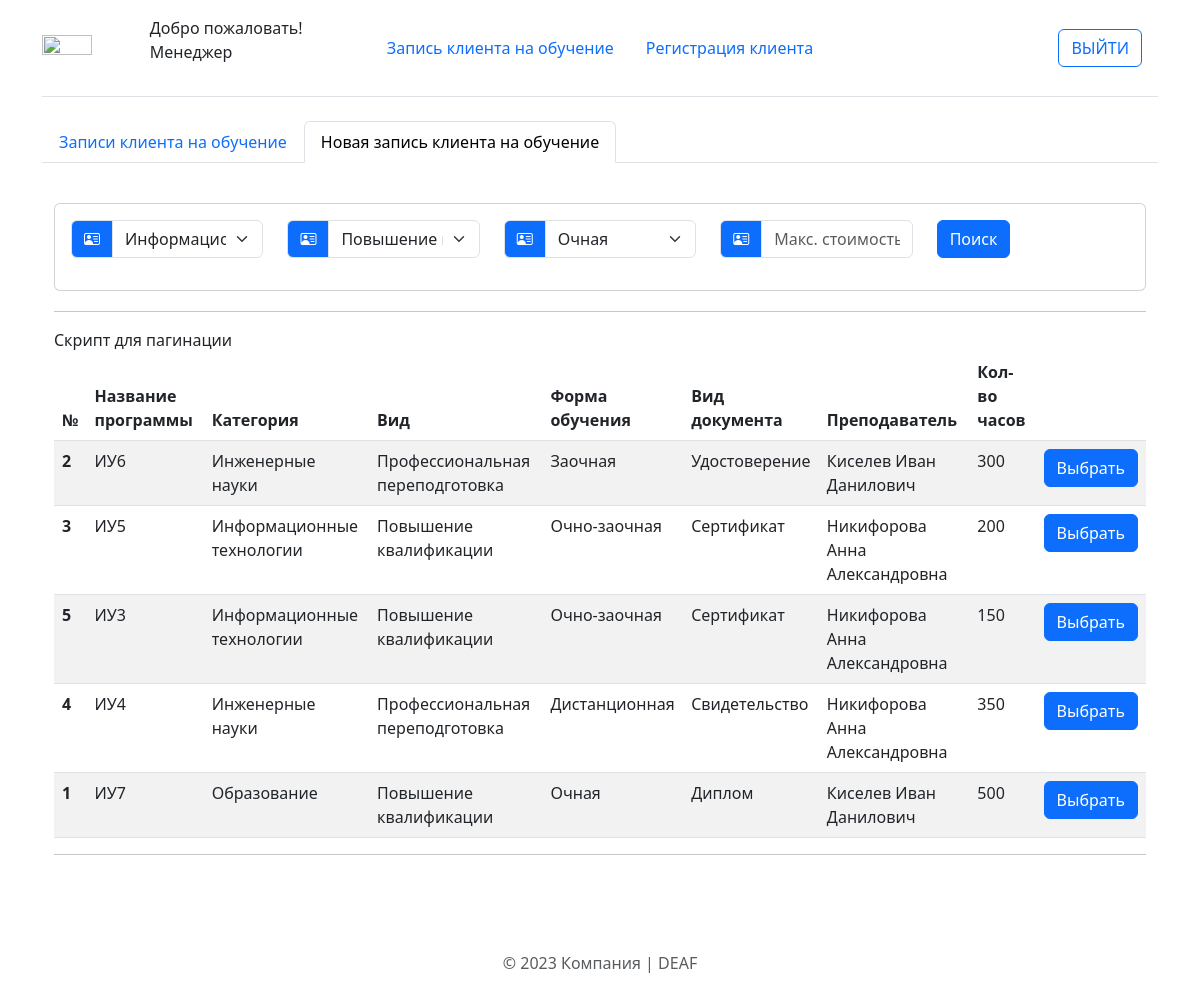
Page /index.php/manager/browse_add_record on the earlier database version.
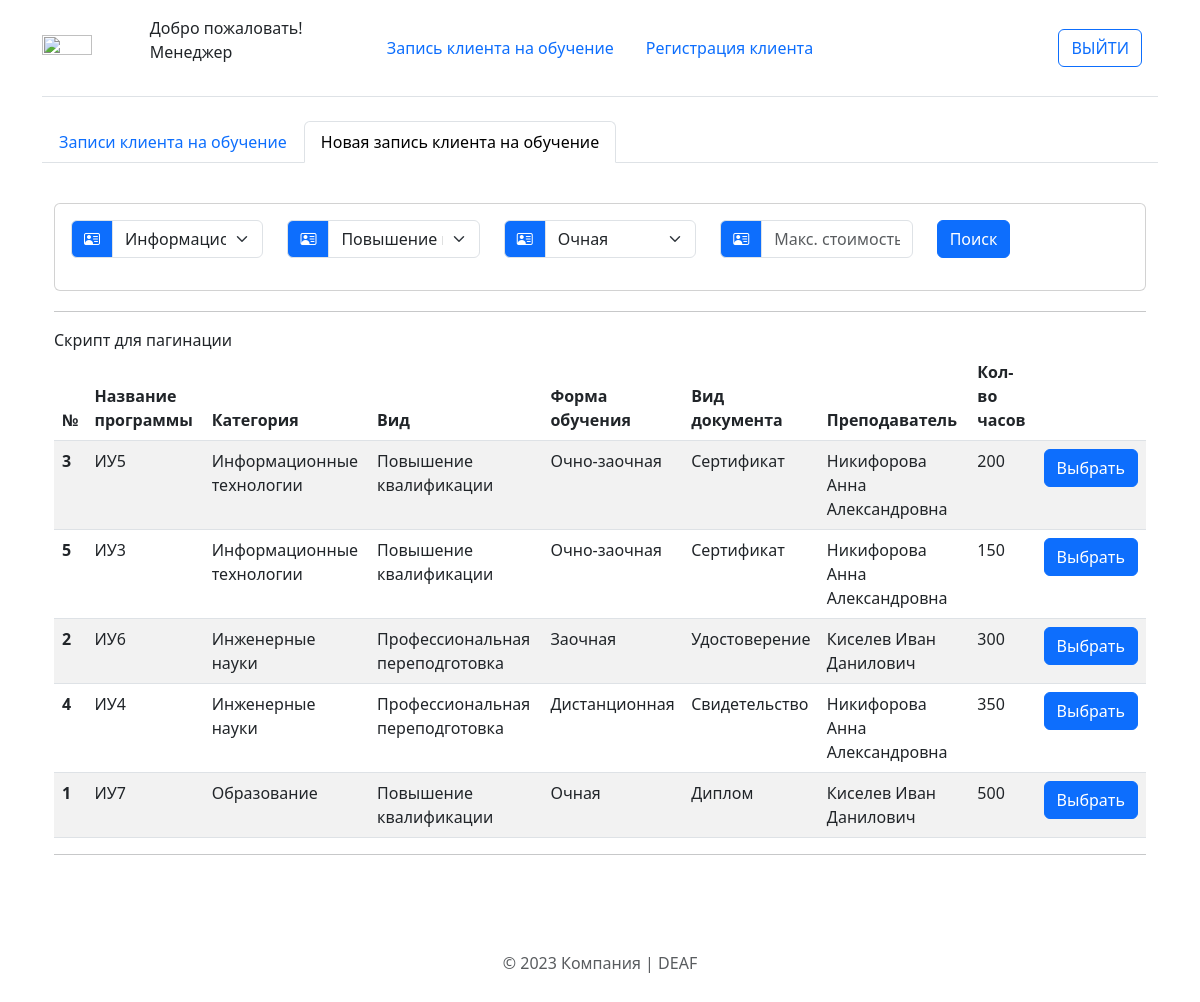
Same page on the later database version.
### tables this page shows
CREATE TABLE `program` (
  `ID_program` int NOT NULL,
  `name_program` varchar(255) NOT NULL,
  `ID_category` int NOT NULL,
  `ID_type` int NOT NULL,
  `ID_form` int NOT NULL,
  `ID_type_doc` int NOT NULL,
  `ID_teacher` int NOT NULL,
  `count_hour` int NOT NULL,
  `price` decimal NOT NULL
);

CREATE TABLE `category` (
  `ID_category` int NOT NULL,
  `name_category` varchar(50) NOT NULL
);

CREATE TABLE `type` (
  `ID_type` int NOT NULL,
  `name_type` varchar(50) NOT NULL
);

CREATE TABLE `form` (
  `ID_form` int NOT NULL,
  `name_form` varchar(50) NOT NULL
);

CREATE TABLE `type_doc` (
  `ID_type_doc` int NOT NULL,
  `name_doc` varchar(50) NOT NULL
);

CREATE TABLE `teacher` (
  `ID_teacher` int NOT NULL,
  `full_name_teacher` varchar(50) NOT NULL,
  `position` varchar(20) NOT NULL,
  `date_teacher` date NOT NULL,
  `work_exp` varchar(20) NOT NULL,
  `date_enter` date NOT NULL,
  `date_leave` date DEFAULT NULL
);

### application/controllers/Manager.php (called while the page is built, shortened)
<?php
	class Manager extends CI_Controller {
	public function browse_add_record()
	{
		$data['session'] = $this->session->userdata('login_session');
        $this->load->model('manager_m');
        $data['record'] = $this->manager_m->sel_record();
        $data['category'] = $this->manager_m->sel_category();
        $data['type'] = $this->manager_m->sel_type();
        $data['form'] = $this->manager_m->sel_form();
        $data['teaching'] = $this->manager_m->sel_teaching();
        $data['schedule'] = $this->manager_m->sel_schedule();
        $this->load->view('templates/header');
        $this->load->view('templates/navbar_manager', $data);
        $this->load->view('pages/add_record', $data);
        $this->load->view('templates/footer');
    }
}
?>

### index.php (called while the page is built, shortened)
<?php
require_once BASEPATH.'core/CodeIgniter.php';

### application/models/Manager_m.php (called while the page is built, shortened)
<?php
class Manager_m extends CI_Model {
    public function sel_record()
    {
        $query = $this->db->select("*")
                          ->from("`program`,`type`,`type_doc`,`form`,`category`,`teacher`")
                          ->where("program.ID_category=category.ID_category")
                          ->where("program.ID_type=type.ID_type")
                          ->where("program.ID_type_doc=type_doc.ID_type_doc")
                          ->where("program.ID_form=form.ID_form")
                          ->where("program.ID_teacher=teacher.ID_teacher")
                          ->get();
        return $query->result_array();
    }
}

### application/views/pages/add_record.php (the view, shortened to what the changed rows need)
<div class="container">
    <div class="container-fluid" style="margin-top:20px">
        <table id="record" class="table table-striped" style="width:100%">
            <thead>
                <tr>
                    <th scope="col">№</th>
                    <th scope="col">Название программы</th>
                    <th scope="col">Категория</th>
                    <th scope="col">Вид</th>
                    <th scope="col">Форма обучения</th>
                    <th scope="col">Вид документа</th>
                    <th scope="col">Преподаватель</th>
                    <th scope="col">Кол-во часов</th>
                    <th></th>
                </tr>
            </thead>
            <tbody>
                <?php foreach ($record as $row) {?>
                <tr>
                    <th scope="row"><?=$row['ID_program']?></th>
                    <td><?=$row['name_program']?></td>
                    <td><?=$row['name_category']?></td>
                    <td><?=$row['name_type']?></td>
                    <td><?=$row['name_form']?></td>
                    <td><?=$row['name_doc']?></td>
                    <td><?=$row['full_name_teacher']?></td>
                    <td><?=$row['count_hour']?></td>
                    <td>
                    <form action="<?=base_url('manager/browse_schedule')?>" method="post">
                        <button class="btn btn-primary" name="ID_program" value="<?=$row['ID_program']?>">Выбрать</button>
                    </form>
                    </td>
                </tr>
                <?php }?>
            </tbody>
        </table>
    </div>
</div>

Differences in the rows shown:
changed program "ИУ6": moves down the list
